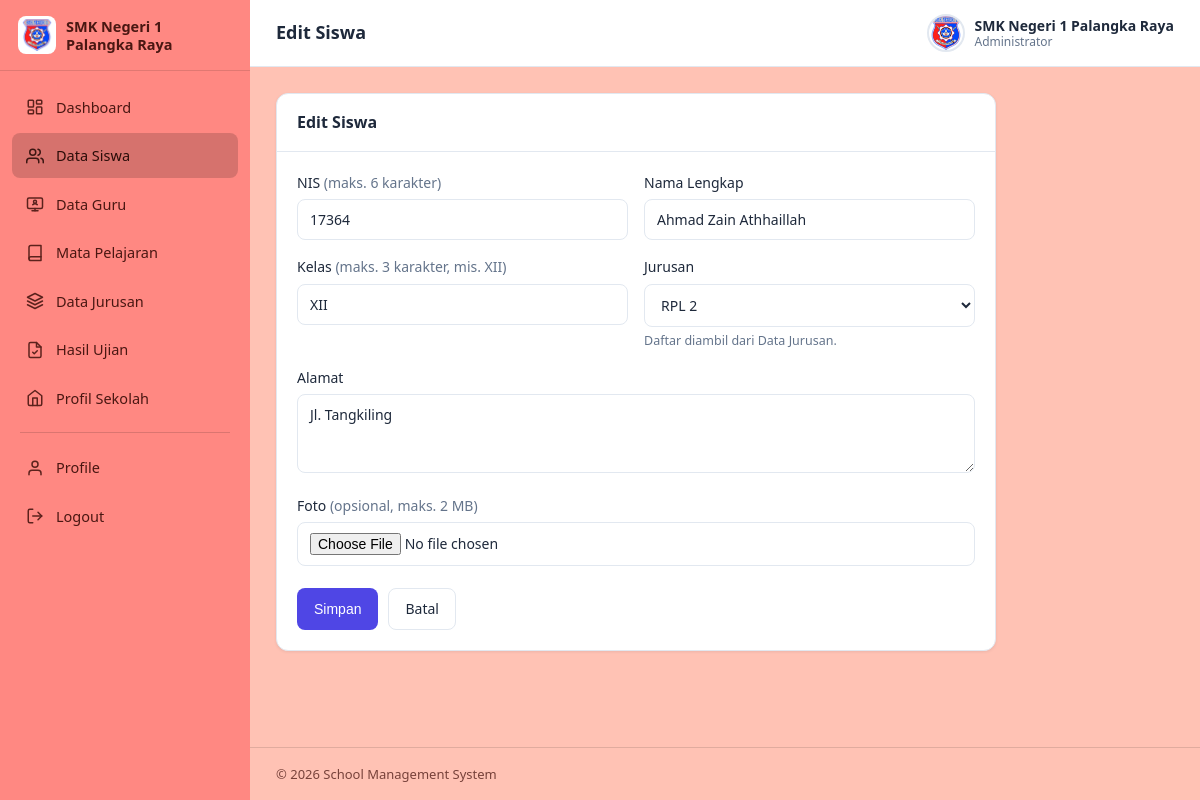
The app's page /web_sekolah/pages/siswa/form.php?nis=17364 (signed in) with its own data.
### tables this page shows
CREATE TABLE `tbl_siswa` (
  `nis` char(6) NOT NULL,
  `nama` varchar(100) NOT NULL,
  `alamat` varchar(128) NOT NULL,
  `kelas` varchar(3) NOT NULL,
  `jurusan` varchar(50) NOT NULL,
  `foto` varchar(50) NOT NULL,
  PRIMARY KEY (`nis`)
);

### web_sekolah/includes/functions.php (called while the page is built, shortened)
<?php
function e(?string $s): string
{
    return htmlspecialchars((string)$s, ENT_QUOTES, 'UTF-8');
}
function list_jurusan(): array
{
    return db()->query("SELECT jurusan FROM tbl_jurusan WHERE jurusan <> '' ORDER BY jurusan")
        ->fetchAll(PDO::FETCH_COLUMN);
}

### web_sekolah/config/database.php (called while the page is built, shortened)
<?php
function db(): PDO
{
    static $pdo = null;
    if ($pdo === null) {
        $dsn = 'mysql:host=' . DB_HOST . ';dbname=' . DB_NAME . ';charset=' . DB_CHARSET;
        $options = [
            PDO::ATTR_ERRMODE            => PDO::ERRMODE_EXCEPTION,
            PDO::ATTR_DEFAULT_FETCH_MODE => PDO::FETCH_ASSOC,
            PDO::ATTR_EMULATE_PREPARES   => false,
        ];
        try {
            $pdo = new PDO($dsn, DB_USER, DB_PASS, $options);
        } catch (PDOException $e) {
            http_response_code(500);
            exit('Koneksi database gagal: ' . htmlspecialchars($e->getMessage()));
        }
    }
    return $pdo;
}

### web_sekolah/pages/siswa/form.php (the view, shortened to what this page needs)
<?php
require_once __DIR__ . '/../../includes/functions.php';
$pdo = db();
$nis = trim($_GET['nis'] ?? '');
$edit = $nis !== '';
$page_title = $edit ? 'Edit Siswa' : 'Tambah Siswa';
$data = ['nis' => '', 'nama' => '', 'alamat' => '', 'kelas' => '', 'jurusan' => '', 'foto' => ''];
if ($edit) {
    $stmt = $pdo->prepare('SELECT * FROM tbl_siswa WHERE nis = ?');
    $stmt->execute([$nis]);
    $data = $stmt->fetch();
}
$listJurusan = list_jurusan();
include __DIR__ . '/../../includes/header.php';
?>
<div class="card" style="max-width:720px">
    <div class="card-header"><span class="card-title"><?= e($page_title) ?></span></div>
    <div class="card-body">
        <form method="post" enctype="multipart/form-data">
            <div class="form-row">
                <div class="form-group">
                    <label for="nis">NIS <span class="text-muted">(maks. 6 karakter)</span></label>
                    <input type="text" id="nis" name="nis" required maxlength="6" value="<?= e($data['nis']) ?>">
                </div>
                <div class="form-group">
                    <label for="nama">Nama Lengkap</label>
                    <input type="text" id="nama" name="nama" required maxlength="100" value="<?= e($data['nama']) ?>">
                </div>
            </div>
            <div class="form-row">
                <div class="form-group">
                    <label for="kelas">Kelas <span class="text-muted">(maks. 3 karakter, mis. XII)</span></label>
                    <input type="text" id="kelas" name="kelas" required maxlength="3" list="kelasList" value="<?= e($data['kelas']) ?>">
                </div>
                <div class="form-group">
                    <label for="jurusan">Jurusan</label>
                    <select id="jurusan" name="jurusan" required>
                        <?php foreach ($listJurusan as $j): ?>
                            <option value="<?= e($j) ?>" <?= $j === $data['jurusan'] ? 'selected' : '' ?>><?= e($j) ?></option>
                        <?php endforeach; ?>
                    </select>
                    <div class="form-hint">Daftar diambil dari Data Jurusan.</div>
                </div>
            </div>
            <div class="form-group">
                <label for="alamat">Alamat</label>
                <textarea id="alamat" name="alamat" rows="3" maxlength="128"><?= e($data['alamat']) ?></textarea>
            </div>
            <div class="form-group">
                <label for="foto">Foto <span class="text-muted">(opsional, maks. 2 MB)</span></label>
                <input type="file" id="foto" name="foto" accept="image/*">
            </div>
            <div class="form-actions">
                <button type="submit" class="btn btn-primary">Simpan</button>
                <a href="index.php" class="btn btn-secondary">Batal</a>
            </div>
        </form>
    </div>
</div>
<?php include __DIR__ . '/../../includes/footer.php'; ?>

### web_sekolah/assets/css/style.css (style rules this page uses)
:root { --primary: #4f46e5; --primary-dark: #4338ca; --primary-light: #eef2ff; --success: #16a34a; --success-light: #dcfce7; --danger: #dc2626; --danger-light: #fee2e2; --warning: #d97706; --warning-light: #fef3c7; --info: #0284c7; --info-light: #e0f2fe; --sidebar-bg: #ff8882; --sidebar-hover: rgba(0,0,0,.08); --sidebar-active: rgba(0,0,0,.16); --sidebar-text: #4a1712; --text: #1e293b; --text-muted: #64748b; --border: #e2e8f0; --bg: #ffc2b4; --card: #ffffff; --radius: 12px; --shadow: 0 1px 3px rgba(15, 23, 42, .08); --shadow-lg: 0 10px 25px rgba(15, 23, 42, .12); --sidebar-w: 250px; }
* { margin: 0; padding: 0; box-sizing: border-box; }
body { font-family: "Segoe UI", system-ui, -apple-system, Roboto, "Helvetica Neue", Arial, sans-serif; background: var(--bg); color: var(--text); font-size: 14.5px; line-height: 1.55; }
a { color: var(--primary); text-decoration: none; }
.card { background: var(--card); border: 1px solid var(--border); border-radius: var(--radius); box-shadow: var(--shadow); margin-bottom: 24px; }
.card-header { display: flex; align-items: center; justify-content: space-between; flex-wrap: wrap; gap: 10px; padding: 16px 20px; border-bottom: 1px solid var(--border); }
.card-title { font-size: 16px; font-weight: 600; }
.card-body { padding: 20px; }
.btn { display: inline-flex; align-items: center; gap: 7px; padding: 9px 16px; border: 1px solid transparent; border-radius: 8px; font-size: 14px; font-weight: 500; cursor: pointer; transition: background .15s, border .15s; white-space: nowrap; }
.btn-primary { background: var(--primary); color: #fff; }
.btn-secondary { background: #fff; color: var(--text); border-color: var(--border); }
.form-group { margin-bottom: 16px; }
.form-group label { display: block; margin-bottom: 6px; font-weight: 500; font-size: 14px; }
.form-control, .form-group input, .form-group select, .form-group textarea { width: 100%; padding: 10px 12px; border: 1px solid var(--border); border-radius: 8px; font-size: 14px; font-family: inherit; background: #fff; color: var(--text); transition: border .15s, box-shadow .15s; }
.form-row { display: grid; grid-template-columns: 1fr 1fr; gap: 16px; }
.form-hint { font-size: 12.5px; color: var(--text-muted); margin-top: 4px; }
.form-actions { display: flex; gap: 10px; margin-top: 22px; }
.text-muted { color: var(--text-muted); }

### records on screen
tbl_siswa: nis "17364", nama "Ahmad Zain Athhaillah", kelas "XII", alamat "Jl. Tangkiling"

### other values on screen
$page_title "Edit Siswa"
$_tbUser['nama'] "SMK Negeri 1 Palangka Raya"
$_tbUser['jabatan'] "Administrator"
APP_NAME "School Management System"
form field jurusan "RPL 2"
